Frame 1 (no input): blank canvas, image omitted
Frame 60 (no input): blank canvas, image omitted
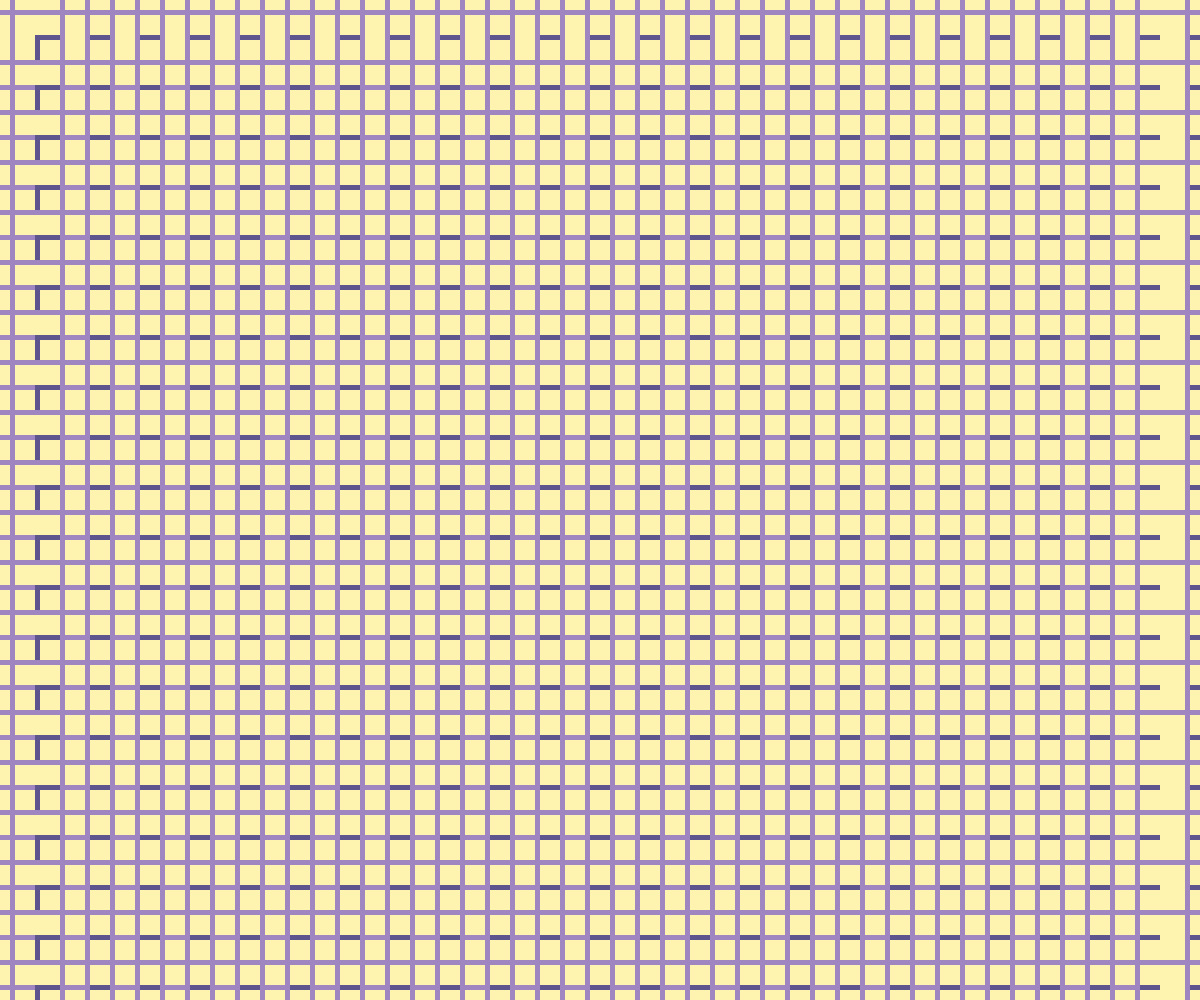
Frame 120 (the mouse pressed at the canvas centre since frame 60)

The p5.js sketch whose frames 1 and 60 were blank and that drew this single picture after the mouse press (run headless with seeded random() and noise() and a simulated clock; from frame 60 on, the mouse is pressed at the canvas centre):

// p5.js sketch
// ── sketch.js
function setup() {
  createCanvas(windowWidth, windowHeight);
  background("#fff3b0")
}

function draw() {
  rectMode(CENTER);//設定矩形以中心點為座標
  noFill();//圓是空心
  stroke(255);//框線要為白色(255)
  strokeWeight(5)

  for(var j=0;j<(windowHeight/50+1);j++)//往下重複數個橫排直到填滿
  {
    for(var i=0;i<(windowWidth/50);i++)//同個橫排重複數個圖形直到填滿
      {
        stroke("#9f86c0")
        rect(25+(50*i),25+(50*j),mouseY/4);//在座標(25,25)產生一個直徑50的矩形
        stroke("#5e548e")
        rect(50+(50*i),50+(50*j),mouseY/20);//右下角的小圓
        stroke("#fff3b0")
        rect(50+(50*i),50+(50*j),mouseX/8);
      }
  }
}
